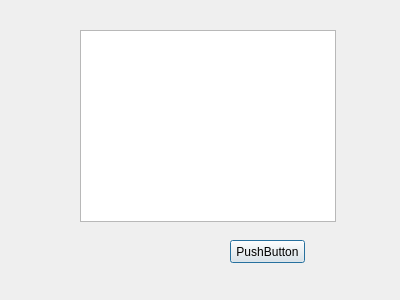
<?xml version="1.0" encoding="UTF-8"?>
<ui version="4.0">
 <class>statement</class>
 <widget class="QDialog" name="statement">
  <property name="geometry">
   <rect>
    <x>0</x>
    <y>0</y>
    <width>400</width>
    <height>300</height>
   </rect>
  </property>
  <property name="windowTitle">
   <string>statement</string>
  </property>
  <widget class="QTextBrowser" name="textBrowser">
   <property name="geometry">
    <rect>
     <x>80</x>
     <y>30</y>
     <width>256</width>
     <height>192</height>
    </rect>
   </property>
  </widget>
  <widget class="QPushButton" name="pushButton">
   <property name="geometry">
    <rect>
     <x>230</x>
     <y>240</y>
     <width>75</width>
     <height>23</height>
    </rect>
   </property>
   <property name="text">
    <string>PushButton</string>
   </property>
  </widget>
 </widget>
 <layoutdefault spacing="6" margin="11"/>
 <resources/>
 <connections/>
</ui>
